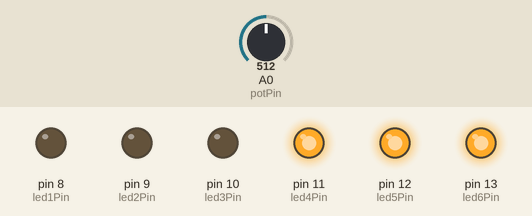
Simulated run of this sketch. Board: Arduino Uno, built with avr-gcc and run on an emulated ATmega328P. Shown: output pins drawn as LEDs (lit = HIGH). Inputs (shaded band) come from the test bench; at power-on: A0 (potPin) = 512.

Above: at 1.2 s.
1.3 s: A0 (potPin) set to 667
2.8 s: A0 (potPin) set to 692
At 3.9 s:
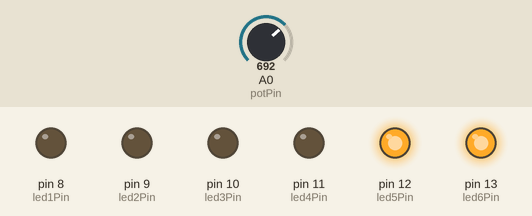
4.3 s: A0 (potPin) set to 833
5.8 s: A0 (potPin) set to 857
At 6.1 s:
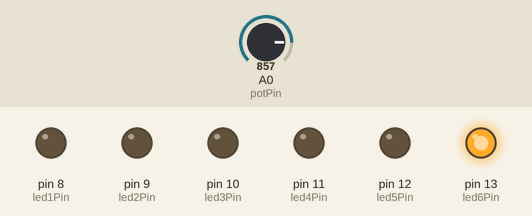
7.3 s: A0 (potPin) set to 1007
8.8 s: A0 (potPin) set to 1020
At 9.6 s:
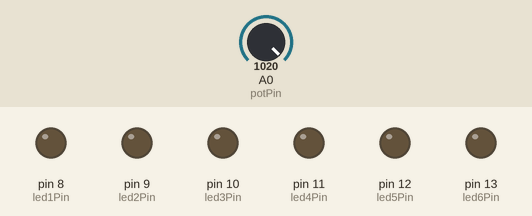
Timing chart, 0 to 11.3 s (numbered marks = the images above; inputs shaded):
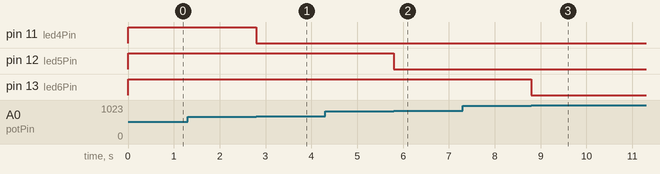

Measured:
- the behaviour switches between 679 and 680 on A0 (potPin) (found by bisection; images 0 and 1)
- the behaviour switches between 849 and 850 on A0 (potPin) (found by bisection; images 1 and 2)
- the behaviour switches between 1019 and 1020 on A0 (potPin) (found by bisection; images 2 and 3)
- after the input at 1.3 s, every drawn part: stays the same
- after the input at 2.8 s, pin 11 (led4Pin): HIGH → LOW at once
- after the input at 4.3 s, every drawn part: stays the same
- after the input at 5.8 s, pin 12 (led5Pin): HIGH → LOW at once
- after the input at 7.3 s, every drawn part: stays the same
- after the input at 8.8 s, pin 13 (led6Pin): HIGH → LOW at once

The sketch:

potentiometer_bar.ino
```cpp
// potentiometer
const int potPin = A0;
int pot_value = 0;

// LEDs
const int led1Pin = 8;
const int led2Pin = 9;
const int led3Pin = 10;
const int led4Pin = 11;
const int led5Pin = 12;
const int led6Pin = 13;
const int leds_count = 6; // amount of leds. change if add or remove LEDs
const int leds_pins[] = {led1Pin, led2Pin, led3Pin, led4Pin, led5Pin, led6Pin};


void setup() {
  // potentiometer setup
  pinMode(potPin, INPUT);
  // LEDs setup
  for(int i = 0; i <= leds_count-1; i++){
    pinMode(leds_pins[i], OUTPUT);
  }


  // serial monitos
  Serial.begin(9600);
}

void loop() {
  pot_value = analogRead(potPin);


  for(int i = 1; i <= leds_count; i++){
    if (pot_value < (1023/leds_count)*i){
      digitalWrite(leds_pins[i-1], HIGH);
    }
    else{
      digitalWrite(leds_pins[i-1], LOW);
    }
  }

}
```
